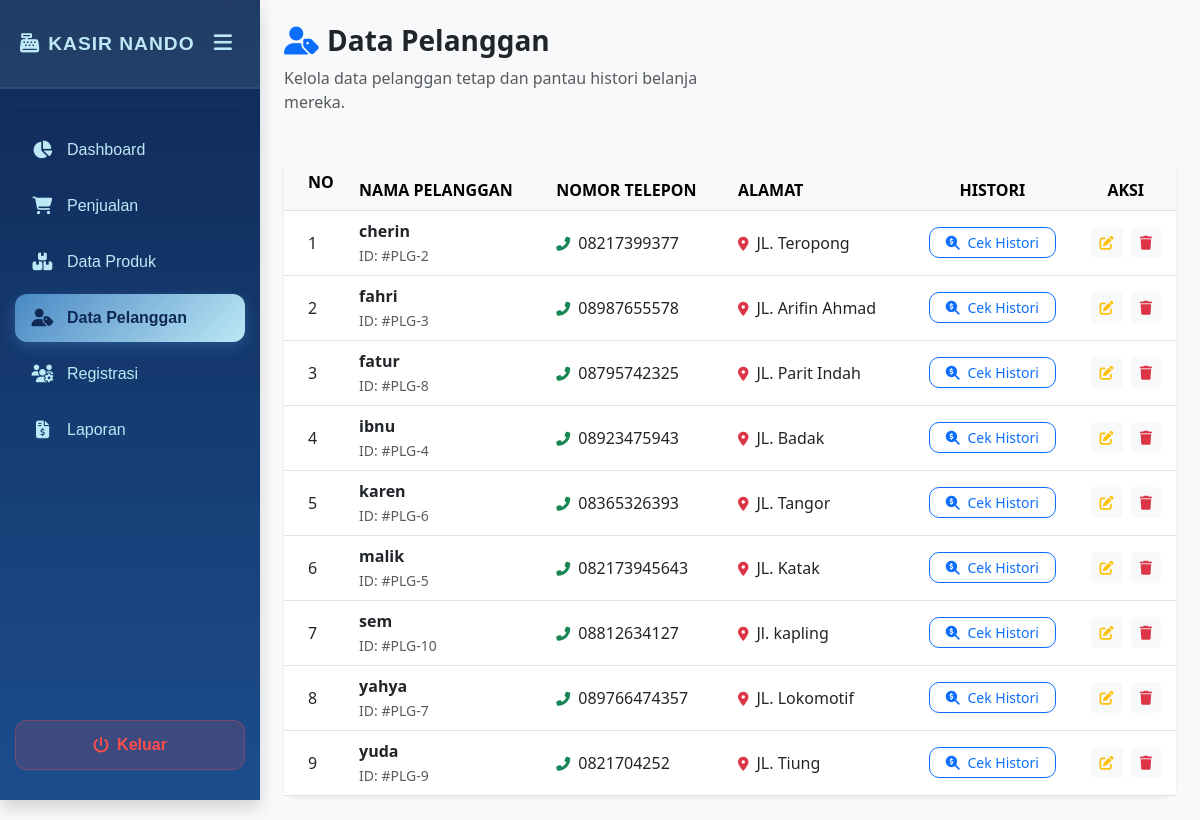
The app's page /admin/pelanggan/index.php (signed in) with its own data.
### tables this page shows
CREATE TABLE `pelanggan` (
  `PelangganID` int(11) NOT NULL,
  `NamaPelanggan` varchar(255) NOT NULL,
  `Alamat` text NOT NULL,
  `NomorTelepon` varchar(15) NOT NULL
);

### admin/pelanggan/index.php (the view, shortened to what this page needs)
<?php
include '../../main/connect.php';
?>
<!DOCTYPE html>
<html lang="id">
<head>
    <link href="https://cdn.jsdelivr.net/npm/bootstrap@5.3.0/dist/css/bootstrap.min.css" rel="stylesheet">
    <link rel="stylesheet" href="https://cdnjs.cloudflare.com/ajax/libs/font-awesome/6.4.0/css/all.min.css">
</head>
<body class="bg-light">
    <div class="d-flex">
        <?php include '../../template/sidebar.php'; ?>
        <div class="container-fluid p-4">
            <div class="row mb-4">
                <div class="col-md-6">
                    <h3 class="fw-bold"><i class="fas fa-user-tag me-2 text-primary"></i>Data Pelanggan</h3>
                    <p class="text-muted">Kelola data pelanggan tetap dan pantau histori belanja mereka.</p>
                </div>
            </div>
            <div class="card border-0 shadow-sm">
                <div class="card-body p-0">
                    <div class="table-responsive">
                        <table class="table table-hover align-middle mb-0">
                            <thead class="table-light">
                                <tr>
                                    <th class="ps-4 py-3">NO</th>
                                    <th>NAMA PELANGGAN</th>
                                    <th>NOMOR TELEPON</th>
                                    <th>ALAMAT</th>
                                    <th class="text-center">HISTORI</th>
                                    <th class="text-center">AKSI</th>
                                </tr>
                            </thead>
                            <tbody>
                                <?php
                                $no = 1;
                                $query = mysqli_query($conn, "SELECT * FROM pelanggan ORDER BY NamaPelanggan ASC");
                                if(mysqli_num_rows($query) > 0) {
                                    while($row = mysqli_fetch_array($query)){
                                ?>
                                <tr>
                                    <td class="ps-4"><?= $no++; ?></td>
                                    <td>
                                        <div class="fw-bold text-dark"><?= $row['NamaPelanggan']; ?></div>
                                        <small class="text-muted">ID: #PLG-<?= $row['PelangganID']; ?></small>
                                    </td>
                                    <td><i class="fas fa-phone-alt me-2 text-success small"></i><?= $row['NomorTelepon']; ?></td>
                                    <td><i class="fas fa-map-marker-alt me-2 text-danger small"></i><?= $row['Alamat']; ?></td>
                                    <td class="text-center">
                                        <a href="histori_belanja.php?id=<?= $row['PelangganID']; ?>" class="btn btn-sm btn-outline-primary btn-action px-3">
                                            <i class="fas fa-search-dollar me-1"></i> Cek Histori
                                        </a>
                                    </td>
                                    <td class="text-center">
                                        <a href="edit.php?id=<?= $row['PelangganID']; ?>" class="btn btn-sm btn-light text-warning me-1">
                                            <i class="fas fa-edit"></i>
                                        </a>
                                        <a href="javascript:void(0)" onclick="konfirmasiHapus(<?= $row['PelangganID']; ?>)" class="btn btn-sm btn-light text-danger">
                                            <i class="fas fa-trash"></i>
                                        </a>
                                    </td>
                                </tr>
                                <?php
                                    }
                                } else {
                                    echo "<tr><td colspan='6' class='text-center py-5 text-muted'>Belum ada data pelanggan.</td></tr>";
                                }
                                ?>
                            </tbody>
                        </table>
                    </div>
                </div>
            </div>
        </div>
    </div>
</body>
</html>

### admin/pelanggan/index.php (style rules this page uses)
.card { border-radius: 15px; }
.table thead { background-color: #f8f9fa; }
.btn-action { border-radius: 10px; transition: 0.3s; }

### records on screen
pelanggan: NamaPelanggan "cherin", PelangganID "2", NomorTelepon "08217399377", Alamat "JL. Teropong"
pelanggan: NamaPelanggan "fahri", PelangganID "3", NomorTelepon "08987655578", Alamat "JL. Arifin Ahmad"
pelanggan: NamaPelanggan "fatur", PelangganID "8", NomorTelepon "08795742325", Alamat "JL. Parit Indah"
pelanggan: NamaPelanggan "ibnu", PelangganID "4", NomorTelepon "08923475943", Alamat "JL. Badak"
pelanggan: NamaPelanggan "karen", PelangganID "6", NomorTelepon "08365326393", Alamat "JL. Tangor"
pelanggan: NamaPelanggan "malik", PelangganID "5", NomorTelepon "082173945643", Alamat "JL. Katak"
pelanggan: NamaPelanggan "sem", PelangganID "10", NomorTelepon "08812634127", Alamat "Jl. kapling"
pelanggan: NamaPelanggan "yahya", PelangganID "7", NomorTelepon "089766474357", Alamat "JL. Lokomotif"
pelanggan: NamaPelanggan "yuda", PelangganID "9", NomorTelepon "0821704252", Alamat "JL. Tiung"
